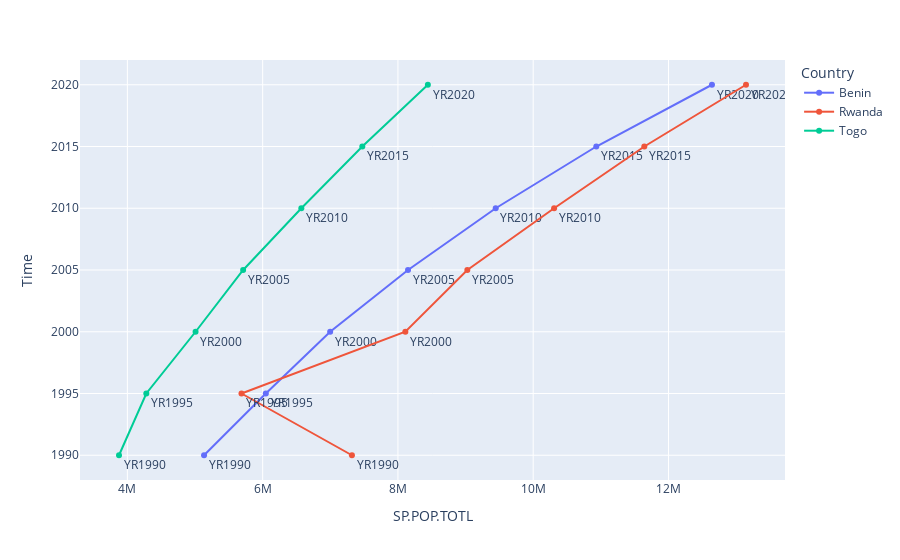

This figure's notebook cell:
### Code cell
import plotly.express as px

df = px.data.gapminder().query("continent == 'Africa' and country in ['Togo', 'Mali'] ")
# print(df)
# fig = px.line(df, x='year', y='lifeExp', color='country', markers=True)
# fig.show()


df = wb.data.DataFrame(['SP.POP.TOTL'], countries,
                                time=range(1990, 2022, 5),
                                labels=True,
                                skipAggs=True, 
                                skipBlanks=True, 
                       
                                columns='series').reset_index()
print(df)
fig = px.line(df.sort_values('Time'),  x='SP.POP.TOTL', y='Time', color='Country',  text="time",  markers=True)

fig.update_traces(textposition="bottom right")
fig.show()

### Figure 1 — Plotly figure (JSON) as saved in the notebook; plotly's stock layout.template omitted (floating-point values rounded to 4 significant figures)
{"data": [{"hovertemplate": "Country=Benin<br>SP.POP.TOTL=%{x}<br>Time=%{y}<br>time=%{text}<extra></extra>", "legendgroup": "Benin", "line": {"color": "#636efa", "dash": "solid"}, "marker": {"symbol": "circle"}, "mode": "lines+markers+text", "name": "Benin", "orientation": "h", "showlegend": true, "text": ["YR1990", "YR1995", "YR2000", "YR2005", "YR2010", "YR2015", "YR2020"], "textposition": "bottom right", "type": "scatter", "x": [5133419, 6046511, 6998023, 8149419, 9445710, 10932783, 12643123], "xaxis": "x", "y": ["1990", "1995", "2000", "2005", "2010", "2015", "2020"], "yaxis": "y"}, {"hovertemplate": "Country=Rwanda<br>SP.POP.TOTL=%{x}<br>Time=%{y}<br>time=%{text}<extra></extra>", "legendgroup": "Rwanda", "line": {"color": "#EF553B", "dash": "solid"}, "marker": {"symbol": "circle"}, "mode": "lines+markers+text", "name": "Rwanda", "orientation": "h", "showlegend": true, "text": ["YR1990", "YR1995", "YR2000", "YR2005", "YR2010", "YR2015", "YR2020"], "textposition": "bottom right", "type": "scatter", "x": [7319962, 5686897, 8109989, 9026299, 10309031, 11642959, 13146362], "xaxis": "x", "y": ["1990", "1995", "2000", "2005", "2010", "2015", "2020"], "yaxis": "y"}, {"hovertemplate": "Country=Togo<br>SP.POP.TOTL=%{x}<br>Time=%{y}<br>time=%{text}<extra></extra>", "legendgroup": "Togo", "line": {"color": "#00cc96", "dash": "solid"}, "marker": {"symbol": "circle"}, "mode": "lines+markers+text", "name": "Togo", "orientation": "h", "showlegend": true, "text": ["YR1990", "YR1995", "YR2000", "YR2005", "YR2010", "YR2015", "YR2020"], "textposition": "bottom right", "type": "scatter", "x": [3875947, 4279566, 5008035, 5711597, 6571855, 7473229, 8442580], "xaxis": "x", "y": ["1990", "1995", "2000", "2005", "2010", "2015", "2020"], "yaxis": "y"}], "layout": {"legend": {"title": {"text": "Country"}, "tracegroupgap": 0}, "margin": {"t": 60}, "xaxis": {"anchor": "y", "domain": [0, 1], "title": {"text": "SP.POP.TOTL"}}, "yaxis": {"anchor": "x", "domain": [0, 1], "title": {"text": "Time"}}}}
